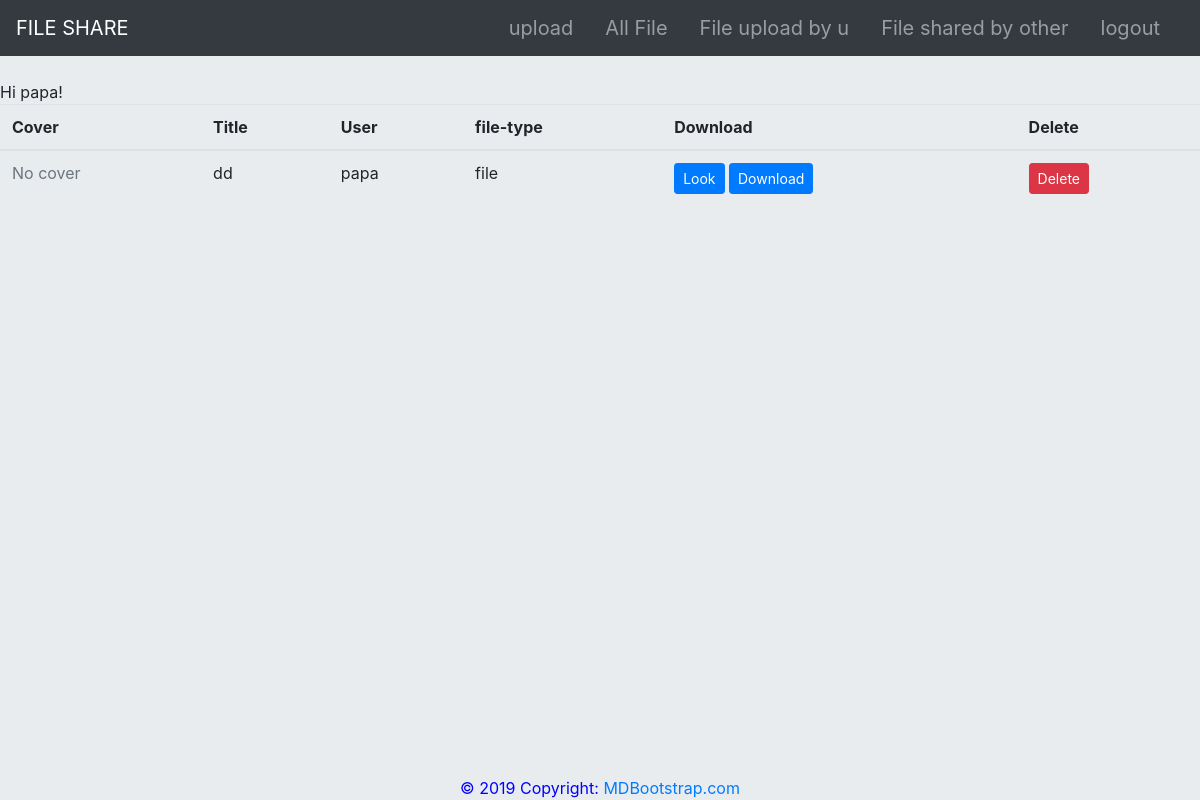
The page /account/book_list/ (signed in) on the database as committed earlier.
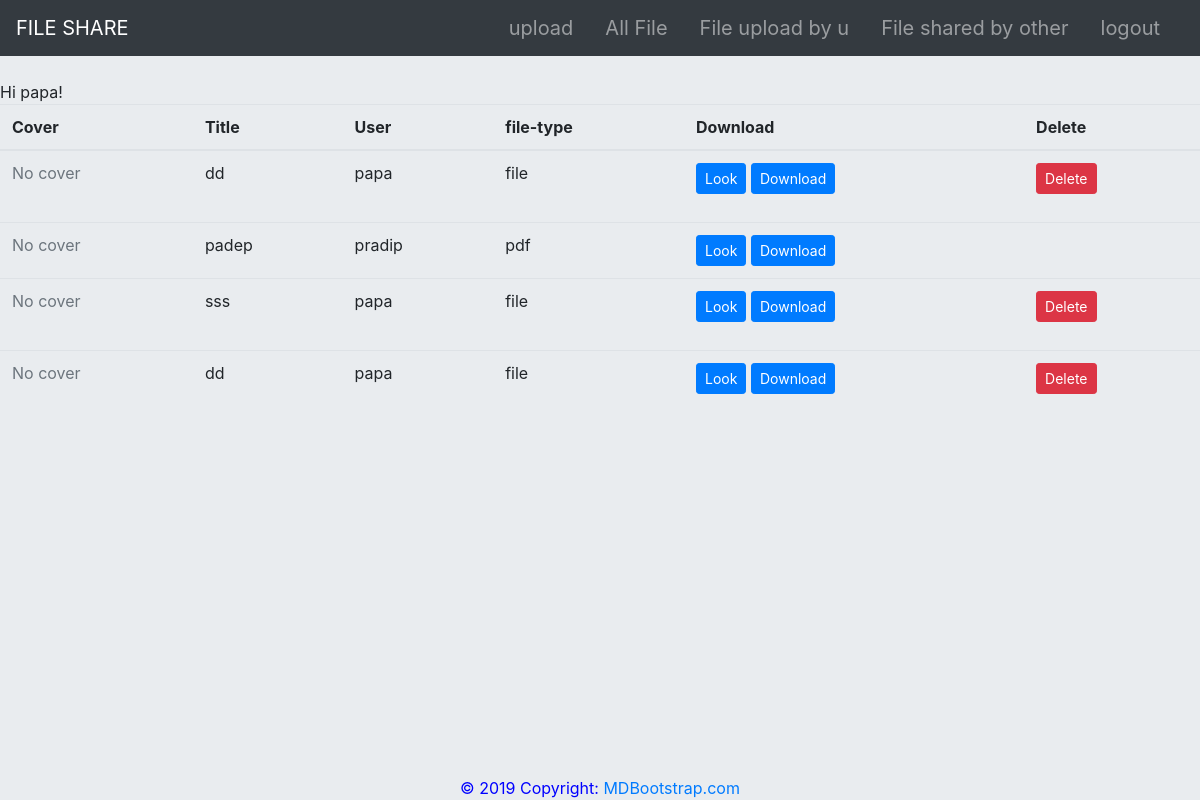
The same page on the database as committed later.
### accounts/models.py (models this page shows, shortened)
class Filedb(models.Model):
	FILE_CHOICES = (
    ('video','VIDIO'),
    ('audio', 'AUDIO'),
    ('file','FILE'),
    ('pdf','PDF'),
	)
	user = models.ForeignKey(User, on_delete= models.CASCADE)
	title = models.CharField(max_length=50)
	file = models.FileField(upload_to='books/pdfs/')
	description= models.CharField(max_length=6, choices=FILE_CHOICES, default='file')
	cover = models.ImageField(upload_to='books/covers/', null=True, blank=True)

### accounts/views.py (the view)
# urls.py: path('book_list/', book_list_view, name='book_list_view'),
@login_required(login_url='/login')
def book_list_view(request):
    books = Filedb.objects.all()
    return render(request, 'accounts/book_list.html', {
        'books': books
    })

### accounts/templates/accounts/book_list.html (shortened to what this page needs)
{% extends "accounts/bash.html" %}
{% load refactor %}
{% block content %}
{% if user.is_authenticated %}
  Hi {{ user.username }}!
  <table class="table mb-0">
    <thead>
      <tr>
        <th>Cover</th>
        <th>Title</th>
        <th>User</th>
        <th>file-type</th>
        <th>Download</th>
        <th>Delete</th>
      </tr>
    </thead>
    <tbody>
      {% for book in books %}
        <tr>
          <td>
            {% if book.cover %}
              <img src="{{ book.cover.url }}" alt="{{ book.title }}" style="width:100px;">
            {% else %}
              <span class="text-muted">No cover</span>
            {% endif %}
          </td>
          <td>{{ book.title }}</td>
          <td>{{ book.user }}</td>
          <td>{{ book.description }}</td>
          <td>
            <a href="{{ book.file.url }}" id="url_data" class="btn btn-primary btn-sm" target="_blank">
              Look
            </a>
    <button class="btn btn-primary btn-sm" onclick="ajax_call('{{book.file.url}}')">Download </button>
          </td>
          <td>
        {% ifequal book.user.username user.get_username %}
            <form method="POST" action="{% url 'delete_view' book.pk %}">
              <button type="submit" class="btn btn-danger btn-sm">Delete</button>
            </form>
        {% endifequal %}
          </td>
        </tr>
      {% endfor %}
    </tbody>
  </table>
{% else %}
  <p>You are not logged in..</p>
  {% endif %}
{% endblock %}

### accounts/templates/accounts/bash.html (shortened to what this page needs)
<html lang="en">
<head>
  <link rel="stylesheet" href="https://maxcdn.bootstrapcdn.com/bootstrap/4.3.1/css/bootstrap.min.css">
</head>
<body>
<nav class="navbar navbar-expand-lg navbar-dark bg-dark">
  <a class="navbar-brand" href="{% url 'home_view' %}">FILE SHARE</a>
  <div class="collapse navbar-collapse" id="navbarNavAltMarkup">
    <div class="navbar-nav ml-auto myclass">
      {% if user.is_authenticated %}
      <a class="nav-item nav-link navbar-brand " href="
           javascript:{document.getElementById('upload').submit()}">upload</a>
      <a class="nav-item nav-link navbar-brand"   href="{% url 'book_list_view' %}">All File</a>
      <a class="nav-item nav-link  navbar-brand"  href="{% url 'book_list_view_by_u' %}">File upload by u</a>
      <a class="nav-item nav-link navbar-brand "  href="{% url 'book_list_view_by_other' %}">File shared by other</a>
      <a class="nav-item nav-link  navbar-brand"  href="
           javascript:{document.getElementById('logout').submit()}">logout</a>
      {% else %}
      <a class="nav-item nav-link navbar-brand"   href="{% url 'signup_view' %}">Signup</a>
      <a class="nav-item nav-link navbar-brand"   href="{% url 'login_view' %}">Login</a>
      {% endif %}
    </div>
  </div>
</nav>
<br/>
{% block content %}
{% endblock %}
 <footer class="footer2">
 <div class="text-center navbar-fixed-bottom">© 2019 Copyright:
    <a href="https://mdbootstrap.com/education/bootstrap/"> MDBootstrap.com</a>
  </div>
</footer>
</body>
</html>

### accounts/templates/accounts/bash.html (style rules this page uses)
.footer2 { position: fixed; bottom: 0; width: 100%; color: blue; text-align: center; }
body { background-color: #e9ecef; }

Rows that differ between the two databases and show on the page:
added Filedb: cover "No cover", title "padep", user "pradip", description "pdf"
added Filedb: cover "No cover", title "sss", user "papa", description "file"
added Filedb: cover "No cover", title "dd", user "papa", description "file"
